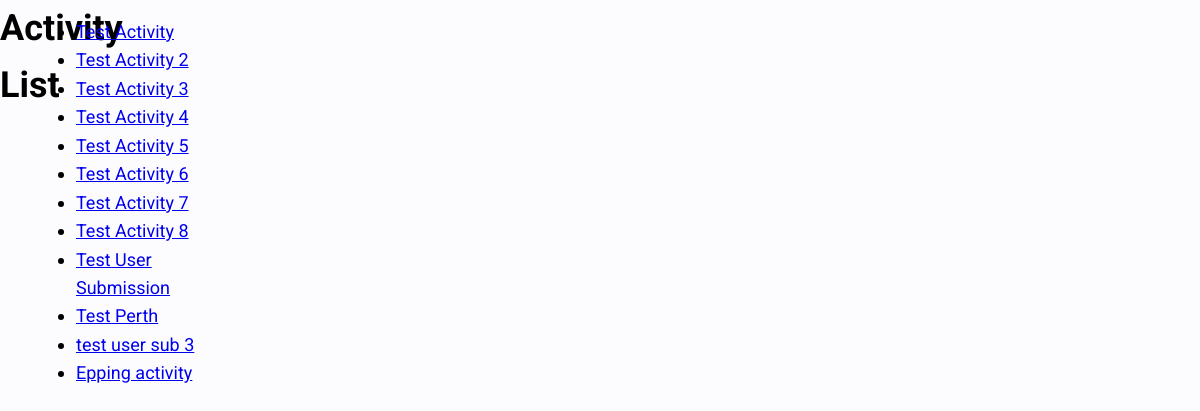
The page /activities/ on the database its author committed.
### radius/models.py (models this page shows, shortened)
class Activity(models.Model):
    name = models.CharField(max_length=200, help_text='Activity Name')
    description = models.TextField(help_text='Activity Description')
    address = models.CharField(max_length=200, help_text='Activity Address')
    tags = models.ManyToManyField(ActivityTags, help_text='Select Tags')
    id = models.UUIDField(primary_key=True, default=uuid.uuid4,
                          help_text='Activity Key')
    datetime = models.DateTimeField(default=datetime.datetime.now())
    longitude = models.FloatField(default=151.7420)
    latitude = models.FloatField(default=-33.871846)
    image = models.ImageField(upload_to='images/', default='noimage.jpg')
    def get_absolute_url(self):
        return reverse('activity-detail', args=[str(self.id)])

### radius/views.py (the view)
# urls.py: path('activities/', views.ActivityListView.as_view(), name='activities'),
class ActivityListView(generic.ListView):
    model = Activity

### radius/templates/radius/activity_list.html
{% extends "../base.html" %}
{% load static %}
{% block content %}
  <h1>Activity List</h1>
  {% if activity_list %}
  <ul>
    {% for activity in activity_list %}
      <li>
        <a href="{{ activity.get_absolute_url }}">{{ activity.name }}</a>
      </li>
    {% endfor %}
  </ul>
  {% else %}
    <p>Oh No</p>
  {% endif %}
{% endblock %}

### radiusproject/static/css/style.css (style rules this page uses)
*, *::before, *::after { box-sizing: border-box; }
:root { --clr-darkGreen: #5EAE66; --clr-lightGreen: #AFDEB4; --clr-green2:#C5ED97; --clr-lightGreen2:#E9FFD0; --clr-text: #000; --clr-grey1: #DBDBE9; --clr-grey2:#F1F1FA; --clr-grey3:#FCFCFF; }
body { background-color: var(--clr-grey3); color: var(--clr-text); font-family: 'Roboto', sans-serif; font-weight: 400; line-height: 1.58; font-size: 14px; padding: 5px, 5px, 5px; min-height:calc(100vh - 2 * 12px); }
html { min-height:100vh; }
h1 { font-weight: bold; margin: 0; }
@media (min-width: 641px) { body { margin:0px; font-size:16px; } }
@media (min-width: 1008px) { body { font-size:18px; } }
* { box-sizing: border-box; }

### rows shown on the page
Activity: name "Test Activity"
Activity: name "Test Activity 2"
Activity: name "Test Activity 3"
Activity: name "Test Activity 4"
Activity: name "Test Activity 5"
Activity: name "Test Activity 6"
Activity: name "Test Activity 7"
Activity: name "Test Activity 8"
Activity: name "Test User Submission"
Activity: name "Test Perth"
Activity: name "test user sub 3"
Activity: name "Epping activity"
